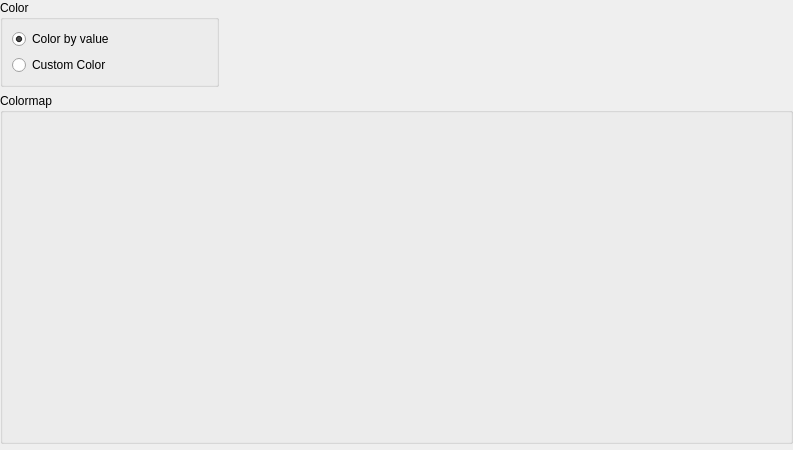
<?xml version="1.0" encoding="UTF-8"?>
<ui version="4.0">
 <class>GeoDataNetcdf_DisplaySettingWidget</class>
 <widget class="QWidget" name="GeoDataNetcdf_DisplaySettingWidget">
  <property name="geometry">
   <rect>
    <x>0</x>
    <y>0</y>
    <width>793</width>
    <height>450</height>
   </rect>
  </property>
  <property name="windowTitle">
   <string>Form</string>
  </property>
  <layout class="QVBoxLayout" name="verticalLayout_3" stretch="0,1,0">
   <property name="leftMargin">
    <number>0</number>
   </property>
   <property name="topMargin">
    <number>0</number>
   </property>
   <property name="rightMargin">
    <number>0</number>
   </property>
   <property name="bottomMargin">
    <number>0</number>
   </property>
   <item>
    <layout class="QHBoxLayout" name="horizontalLayout_3" stretch="0,1">
     <item>
      <widget class="QGroupBox" name="colorGroupBox">
       <property name="title">
        <string>Color</string>
       </property>
       <layout class="QVBoxLayout" name="verticalLayout">
        <item>
         <widget class="QRadioButton" name="byValueRadioButton">
          <property name="locale">
           <locale language="English" country="UnitedStates"/>
          </property>
          <property name="text">
           <string>Color by value</string>
          </property>
          <property name="checked">
           <bool>true</bool>
          </property>
         </widget>
        </item>
        <item>
         <layout class="QHBoxLayout" name="horizontalLayout">
          <item>
           <widget class="QRadioButton" name="arbitraryRadioButton">
            <property name="text">
             <string>Custom Color</string>
            </property>
           </widget>
          </item>
          <item>
           <widget class="ColorEditWidget" name="colorEditWidget">
            <property name="minimumSize">
             <size>
              <width>50</width>
              <height>0</height>
             </size>
            </property>
           </widget>
          </item>
          <item>
           <spacer name="horizontalSpacer">
            <property name="orientation">
             <enum>Qt::Horizontal</enum>
            </property>
            <property name="sizeHint" stdset="0">
             <size>
              <width>40</width>
              <height>20</height>
             </size>
            </property>
           </spacer>
          </item>
         </layout>
        </item>
       </layout>
      </widget>
     </item>
     <item>
      <spacer name="horizontalSpacer_3">
       <property name="orientation">
        <enum>Qt::Horizontal</enum>
       </property>
       <property name="sizeHint" stdset="0">
        <size>
         <width>40</width>
         <height>20</height>
        </size>
       </property>
      </spacer>
     </item>
    </layout>
   </item>
   <item>
    <widget class="QGroupBox" name="colorMapGroupBox">
     <property name="title">
      <string>Colormap</string>
     </property>
     <layout class="QVBoxLayout" name="verticalLayout_2">
      <item>
       <widget class="QWidgetContainer" name="colorMapWidget" native="true"/>
      </item>
     </layout>
    </widget>
   </item>
   <item>
    <widget class="TransparencyWidget" name="transparencyWidget" native="true"/>
   </item>
  </layout>
 </widget>
 <customwidgets>
  <customwidget>
   <class>ColorEditWidget</class>
   <extends>QLabel</extends>
   <header>guibase/widget/coloreditwidget.h</header>
   <container>1</container>
  </customwidget>
  <customwidget>
   <class>TransparencyWidget</class>
   <extends>QWidget</extends>
   <header>guibase/widget/transparencywidget.h</header>
   <container>1</container>
  </customwidget>
  <customwidget>
   <class>QWidgetContainer</class>
   <extends>QWidget</extends>
   <header>misc/qwidgetcontainer.h</header>
   <container>1</container>
  </customwidget>
 </customwidgets>
 <resources/>
 <connections/>
</ui>
